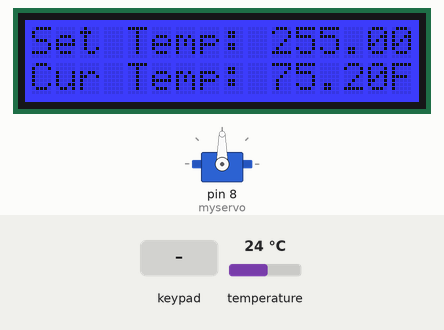
The sketch below on a simulated Arduino Uno, built with avr-gcc and run on an emulated ATmega328P. Shown: servo, 16×2 character LCD. The test bench sets the inputs (shaded band); at power-on: temperature 24 °C. EEPROM starts erased; what the sketch prints to the serial monitor is not drawn.

Above: at 1.3 s.
1.4 s: key 'U' pressed
At 3.0 s:
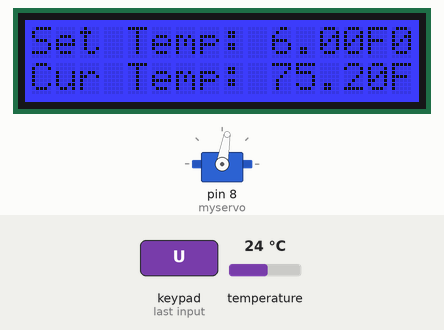
5.6 s: temperature set to 12 °C
At 9.3 s:
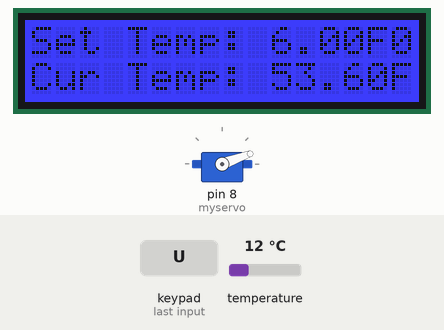
9.7 s: temperature set to 19 °C
At 11.1 s:
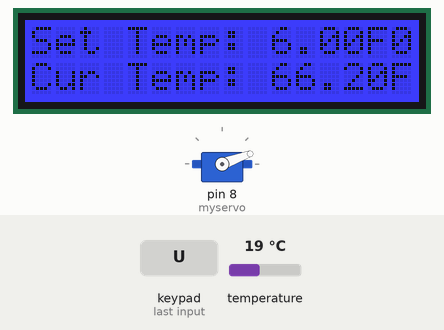
11.8 s: temperature set to 28 °C
At 13.5 s:
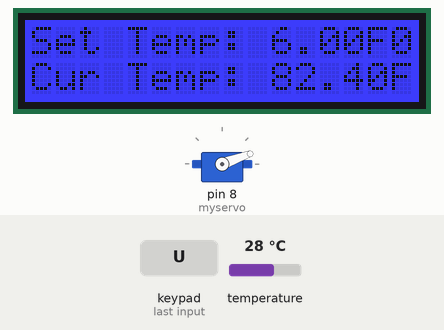
Timing chart, 0 to 14.8 s (numbered marks = the images above; inputs shaded):
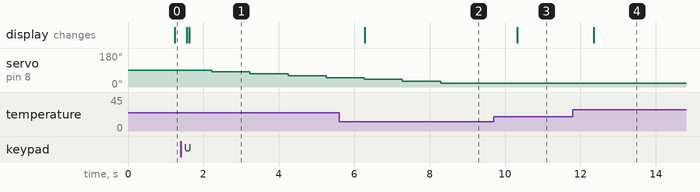

The sketch:

merged.ino
```cpp
#include <OneWire.h>
#include <DallasTemperature.h>
#include <Servo.h>
#include <Wire.h>
#include <Adafruit_MCP23017.h>
#include <Adafruit_RGBLCDShield.h>
#include <EEPROM.h>

#include <OneWire.h>
#include <DallasTemperature.h>

Servo myservo;

// Data wire is plugged into pin 3 on the Arduino
#define ONE_WIRE_BUS 3

// Setup a oneWire instance to communicate with any OneWire devices
OneWire oneWire(ONE_WIRE_BUS);

// Pass our oneWire reference to Dallas Temperature.
DallasTemperature sensors(&oneWire);

// Assign the addresses of your 1-Wire temp sensors.
// See the tutorial on how to obtain these addresses:
// http://www.hacktronics.com/Tutorials/arduino-1-wire-address-finder.html

DeviceAddress water_thermometer = {   0x28, 0xFF, 0xD3, 0x63, 0x54, 0x14, 0x00, 0x72 };

// The shield uses the I2C SCL and SDA pins. On classic Arduinos
// this is Analog 4 and 5 so you can't use those for analogRead() anymore
// However, you can connect other I2C sensors to the I2C bus and share
// the I2C bus.
Adafruit_RGBLCDShield lcd = Adafruit_RGBLCDShield();

// These #defines make it easy to set the backlight color
#define RED 0x1
#define YELLOW 0x3
#define GREEN 0x2
#define TEAL 0x6
#define BLUE 0x4
#define VIOLET 0x5
#define WHITE 0x7

float set_temp = 87.0;
float current_temp = 50.0;
const float max_set_temp = 100.0;
const float min_set_temp = 50.0;
const float temp_dead_band = 3.00;

const unsigned int saved_temp_eeprom_address = 0;

//Directions for SERVO direction
const uint8_t HOT = 0x01;
const uint8_t COLD = 0x02;

const int HOT_INCREMENT_SIZE = 10;
const int COLD_INCREMENT_SIZE = -10;
const unsigned int SERVO_MAX_POSITION = 170;
const unsigned int SERVO_MIN_POSITION = 10;
const uint8_t SERVO_CENTER_POSITION = 90;

uint8_t servo_position = 80;


void print_current_temp()
{
  lcd.setCursor(0, 1);
  lcd.print("Cur Temp: ");
  lcd.print(current_temp);
  lcd.print("F");
}

void print_set_temp()
{
  lcd.setCursor(0,0);
  lcd.print("Set Temp: ");
  lcd.print(set_temp);
  lcd.print("F");
}

float get_temp_fahrenheit(DeviceAddress deviceAddress)
{
  sensors.requestTemperatures();
  float tempC = sensors.getTempC(deviceAddress);

  if (tempC == -127.00) {
    Serial.print("Error getting temperature");
    return 0;
  }
  const float fahrenheit_temp = DallasTemperature::toFahrenheit(tempC);

  return fahrenheit_temp;
}

//Return false and don't increment if temp at max, otherwise increment and return true
boolean increment_set_temp(void)
{
  const uint8_t new_set_temp = set_temp + 1;
  if(new_set_temp > max_set_temp) {
    return false;
  }
  else {
    set_temp = new_set_temp;
    return true;
  }
}

//Return false and don't decrement if temp at min, otherwise decrement and return true
boolean decrement_set_temp(void)
{
  const uint8_t new_set_temp = set_temp - 1;
  if(new_set_temp < min_set_temp) {
    return false;
  }
  else {
    set_temp = new_set_temp;
    return true;
  }
}

void adjust_servo(uint8_t water_temp_direction)
{
  if(water_temp_direction == HOT) {
      const uint8_t new_servo_position = servo_position + HOT_INCREMENT_SIZE;
      if((new_servo_position < SERVO_MAX_POSITION) && (new_servo_position > SERVO_MIN_POSITION)) {
        servo_position = new_servo_position;
      }
  }
  else {
      const uint8_t new_servo_position = servo_position + COLD_INCREMENT_SIZE;
      if((new_servo_position < SERVO_MAX_POSITION) && (new_servo_position > SERVO_MIN_POSITION)) {
        servo_position = new_servo_position;
      }
  }
}

void setup()
{
  // start serial port
  Serial.begin(9600);
  // Start up the library
  sensors.begin();
  // set the resolution to 10 bit (good enough?)
  sensors.setResolution(water_thermometer, 10);

  myservo.attach(8);

  // set up the LCD's number of columns and rows:
  lcd.begin(16, 2);

  //Read back saved "set_temp" value from EEPROM
  const uint8_t saved_set_temp = EEPROM.read(saved_temp_eeprom_address);
  //if saved val is too high, set it to max
  if(saved_set_temp > max_set_temp) {
    EEPROM.write(saved_temp_eeprom_address, (uint8_t)max_set_temp);
  }
  set_temp = float(saved_set_temp);

  int time = millis();
  print_set_temp();
  print_current_temp();
  lcd.setBacklight(BLUE);
}

void loop()
{
  uint8_t buttons = lcd.readButtons();
  print_current_temp();
  if (buttons) {
    if(buttons & BUTTON_UP) {
      increment_set_temp();
      print_set_temp();
    }
    if(buttons & BUTTON_DOWN) {
      decrement_set_temp();
      print_set_temp();
    }
    if(buttons & BUTTON_SELECT) {
       EEPROM.write(saved_temp_eeprom_address, (uint8_t)set_temp);
    }
  }


  //Adjust servo once every 5 seconds
  static unsigned long old_time = 0;
  const unsigned long new_time = millis();
  const unsigned long tick_length_ms = 1000;
  if((new_time - old_time) > tick_length_ms){
    old_time = millis();
    current_temp = get_temp_fahrenheit(water_thermometer);
    const float temp_error = abs(current_temp - set_temp);
    if(temp_error > temp_dead_band) {
      if(current_temp > set_temp) {
        Serial.println("Adjust Cold");
        adjust_servo(COLD);
      }
      else {
        Serial.println("Adjust Hot");
        adjust_servo(HOT);
      }
    }
    else {
      Serial.println("Temp in deadband");
    }
    Serial.print("Servo Position = ");
    Serial.println(servo_position);
    myservo.write(servo_position);
  }
}
```

Measured:
- after the input at 1.4 s, the display: first changes after 0.16 s (image 1 shows a later state)
- after the input at 5.6 s, the display: changes after 0.68 s (image 2)
- after the input at 9.7 s, the display: changes after 0.63 s (image 3)
- after the input at 11.8 s, the display: changes after 0.55 s (image 4)
